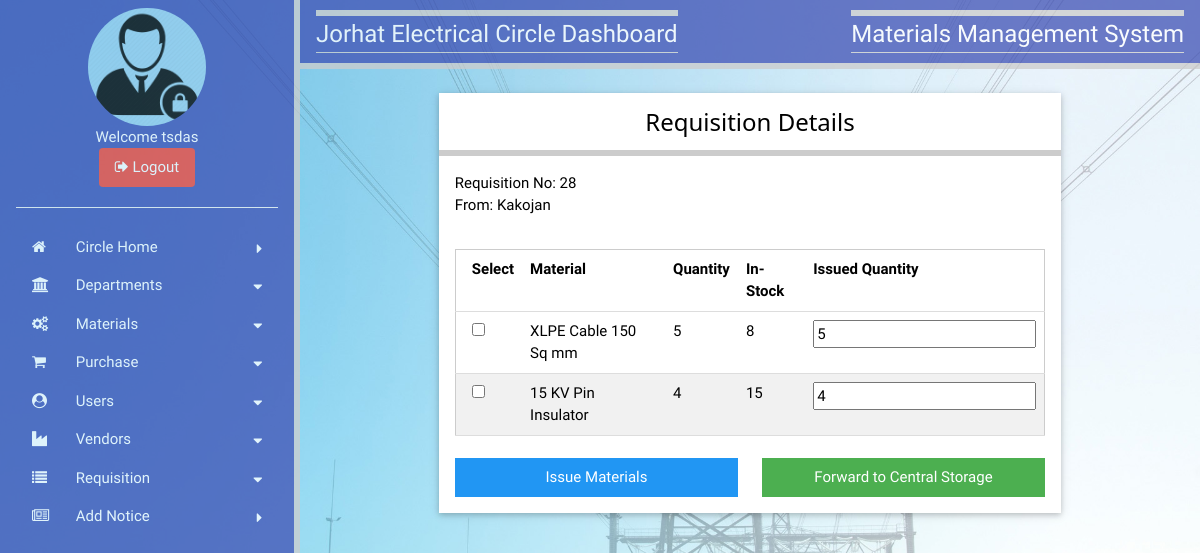
The app's page /APDCLTS/viewRdetailsCir.php?id=28 (signed in) with its own data.
### tables this page shows
CREATE TABLE `requisition` (
  `rno` int(11) NOT NULL AUTO_INCREMENT,
  `date` date NOT NULL,
  `cdivision` varchar(40) NOT NULL,
  `sdiv` varchar(40) NOT NULL,
  `status` varchar(10) DEFAULT NULL,
  PRIMARY KEY (`rno`)
);

CREATE TABLE `reqdetails` (
  `rno` int(11) NOT NULL,
  `mid` int(11) NOT NULL,
  `quantity` int(11) NOT NULL,
  `status` varchar(10) DEFAULT NULL,
  PRIMARY KEY (`rno`,`mid`)
);

CREATE TABLE `materials` (
  `mid` int(11) NOT NULL AUTO_INCREMENT,
  `mname` varchar(200) NOT NULL,
  `details` varchar(200) NOT NULL,
  PRIMARY KEY (`mid`)
);

CREATE TABLE `storage` (
  `mid` int(11) NOT NULL,
  `dept` varchar(40) NOT NULL,
  `stock` int(11) NOT NULL,
  PRIMARY KEY (`mid`,`dept`)
);

### APDCLTS/viewRdetailsCir.php (the view, shortened to what this page needs)
<?php
	include "include/connect.php";
?>
<!doctype html>
<html>
<head>
<link href="css/w3.css" type="text/css" rel="stylesheet">
<link href="css/style.css" type="text/css" rel="stylesheet">
<link rel="stylesheet" href="https://cdnjs.cloudflare.com/ajax/libs/font-awesome/4.7.0/css/font-awesome.min.css">
</head>
<body>
	<?php include "circleSbar.php"; ?>
    <div style="margin-left:300px;">
    	<div class="w3-container w3-indigo w3-right-align w3-opacity-min w3-bottombar">
        	<div class="w3-left">
            	<h3 class="topbar w3-border-bottom">Jorhat Electrical Circle Dashboard</h3>
            </div>
            <div class="w3-right">
            	<h3 class="topbar w3-border-bottom">Materials Management System</h3>
            </div>
        </div>
       <?php
			$rid=$_GET["id"];
		?>
        <div class="container" style="width:90%; margin:24px auto;">
				<div class="card white" style="width:80%; margin:0 auto;">
                	<div class="container bottombar">
                    	<h3 align="center">Requisition Details</h3>
                    </div>
                    <div class="container padding-16">
                    	<div class="left">
                    	Requisition No: <?php echo $rid; ?><br>
                        <?php
							$sql="Select sdiv from requisition where rno='$rid'";
							$result=mysqli_query($link,$sql);
							$row=mysqli_fetch_array($result);
							$sdiv=$row[0];
						?>
                        From: <?php  echo $sdiv; ?>
                        </div>
                    </div>
                    <div class="container padding-16">
                    	<form id="form1" name="form1" method="post" action="processCirRequest.php">
                    	<table class="table-all">
                        	<thead>
                            	<th>Select</th>
                                <th>Material</th>
                                <th>Quantity</th>
                                <th>In-Stock</th>
                                <th>Issued Quantity</th>
                            </thead>
                            <tbody>
                            	<?php
									$sql="Select A.*,B.mname from reqdetails as A,materials as B where A.status='Circle' and A.rno='$rid' and A.mid=B.mid";
									$result=mysqli_query($link,$sql);
									while($row=mysqli_fetch_array($result))
									{
										echo '<tr>';
										echo '<td><input type="checkbox" name="mat[]" value="'.$row["mid"].'" id="mat"></td>';
										echo '<td>'.$row["mname"].'</td>';
										echo '<td>'.$row["quantity"].'<input type="hidden" name="rqty[]" value="'.$row["quantity"].'"></td>';
										$mid=$row["mid"];
										$str="Select stock from storage where mid='$mid' and dept='Circle'";
										$rec=mysqli_query($link,$str);
										$x=mysqli_num_rows($rec);
										$stock=0;
										if($x>0)
										{
											$r=mysqli_fetch_array($rec);
											$stock=$r[0];
										}
										echo '<td>'.$stock.'</td>';
										if($stock>$row["quantity"])
										{
											echo '<td><input readonly type="text" name="iqty[]" value="'.$row["quantity"].'"></td>';
										}
										else
										{
											echo '<td><input readonly type="text" name="iqty[]" value="0"></td>';
										}
										echo '</tr>';
									}
								?>
                            </tbody>
                        </table>
                        <br>
                        <div class="left" style="width:48%;">
                        	<input type="submit" name="submit1" class="btn block blue" value="Issue Materials">
                        </div>
                        <div class="right" style="width:48%;">
                        	<input type="submit" name="submit2" class="btn block green" value="Forward to Central Storage">
                        </div>
                        </form>
                    </div>
                </div>
        </div>
   </div>
</body>
</html>

### APDCLTS/css/w3.css (style rules this page uses)
*,*:before,*:after { box-sizing:inherit }
html { -ms-text-size-adjust:100%;-webkit-text-size-adjust:100% }
body { margin:0 }
button,input,select,textarea { font:inherit;margin:0 }
button,input { overflow:visible }
button,html [type=button],[type=reset],[type=submit] { -webkit-appearance:button }
[type=checkbox],[type=radio] { padding:0 }
html,body { font-family:Verdana,sans-serif;font-size:15px;line-height:1.5 }
html { overflow-x:hidden }
h3 { font-size:24px }
h1,h2,h3,h4,h5,h6 { font-family:"Segoe UI",Arial,sans-serif;font-weight:400;margin:10px 0 }
.w3-container:after,.w3-container:before,.w3-panel:after,.w3-panel:before,.w3-row:after,.w3-row:before,.w3-row-padding:after,.w3-row-padding:before, .w3-cell-row:before,.w3-cell-row:after,.w3-clear:after,.w3-clear:before,.w3-bar:before,.w3-bar:after { content:"";display:table;clear:both }
.w3-container,.w3-panel { padding:0.01em 16px }
.w3-opacity-min { opacity:0.75 }
.w3-right-align { text-align:right!important }
.w3-border-bottom { border-bottom:1px solid #ccc!important }
.w3-bottombar { border-bottom:6px solid #ccc!important }
.w3-left { float:left!important }
.w3-right { float:right!important }
.w3-indigo,.w3-hover-indigo:hover { color:#fff!important;background-color:#3f51b5!important }

### APDCLTS/css/style.css (style rules this page uses)
*,*:before,*:after { box-sizing:inherit }
html { -ms-text-size-adjust:100%;-webkit-text-size-adjust:100% }
body { margin:0 }
button,input,select,textarea { font:inherit;margin:0 }
button,input { overflow:visible }
button,html [type=button],[type=reset],[type=submit] { -webkit-appearance:button }
[type=checkbox],[type=radio] { padding:0 }
html,body { font-family:Verdana,sans-serif;font-size:15px;line-height:1.5 }
html { overflow-x:hidden }
h3 { font-size:24px }
h1,h2,h3,h4,h5,h6 { font-family:"Segoe UI",Arial,sans-serif;font-weight:400;margin:10px 0 }
.table,.table-all { border-collapse:collapse;border-spacing:0;width:100%;display:table }
.table-all { border:1px solid #ccc }
.bordered tr,.table-all tr { border-bottom:1px solid #ddd }
.table-all tr:nth-child(odd) { background-color:#fff }
.table-all tr:nth-child(even) { background-color:#f1f1f1 }
.table td,.table th,.table-all td,.table-all th { padding:8px 8px;display:table-cell;text-align:left;vertical-align:top }
.table th:first-child,.table td:first-child,.table-all th:first-child,.table-all td:first-child { padding-left:16px }
.btn,.button { border:none;display:inline-block;padding:8px 16px;vertical-align:middle;overflow:hidden;text-decoration:none;color:inherit;background-color:inherit;text-align:center;cursor:pointer;white-space:nowrap }
.btn,.button { -webkit-touch-callout:none;-webkit-user-select:none;-khtml-user-select:none;-moz-user-select:none;-ms-user-select:none;user-select:none }
.block { display:block;width:100% }
.container:after,.container:before,.panel:after,.panel:before,.row:after,.row:before,.row-padding:after,.row-padding:before, .cell-row:before,.cell-row:after,.clear:after,.clear:before,.bar:before,.bar:after { content:"";display:table;clear:both }
.container,.panel { padding:0.01em 16px }
.card,.card-2 { box-shadow:0 2px 5px 0 rgba(0,0,0,0.16),0 2px 10px 0 rgba(0,0,0,0.12) }
.topbar { border-top:6px solid #ccc!important }
.bottombar { border-bottom:6px solid #ccc!important }
.padding-16 { padding-top:16px!important;padding-bottom:16px!important }
.left { float:left!important }
.right { float:right!important }
.blue,.hover-blue:hover { color:#fff!important;background-color:#2196F3!important }
.green,.hover-green:hover { color:#fff!important;background-color:#4CAF50!important }
.white,.hover-white:hover { color:#000!important;background-color:#fff!important }

### APDCLTS/viewRdetailsCir.php (style rules this page uses)
body { font-family: 'Concert One', cursive; background-image:url(images/bgrd.jpg); background-repeat:no-repeat; background-size:cover; }
.topbar { font-family: 'Concert One', cursive; }

### records on screen
requisition: sdiv "Kakojan"
reqdetails: mid.mname "XLPE Cable 150 Sq mm", quantity "5", storage.stock "8"
reqdetails: mid.mname "15 KV Pin Insulator", quantity "4", storage.stock "15"

### other values on screen
$uid "tsdas"
$rid "28"
